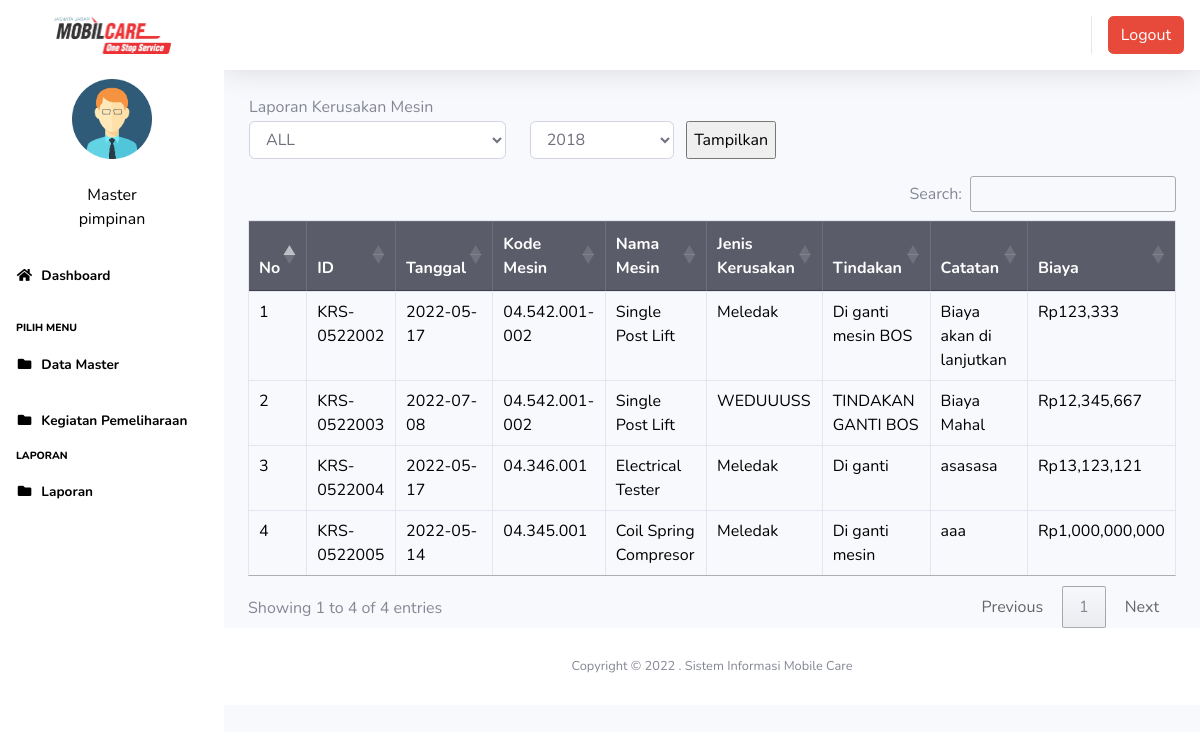
The page /index3.php?page=laporan_kerusakan (signed in) on the database as committed earlier.
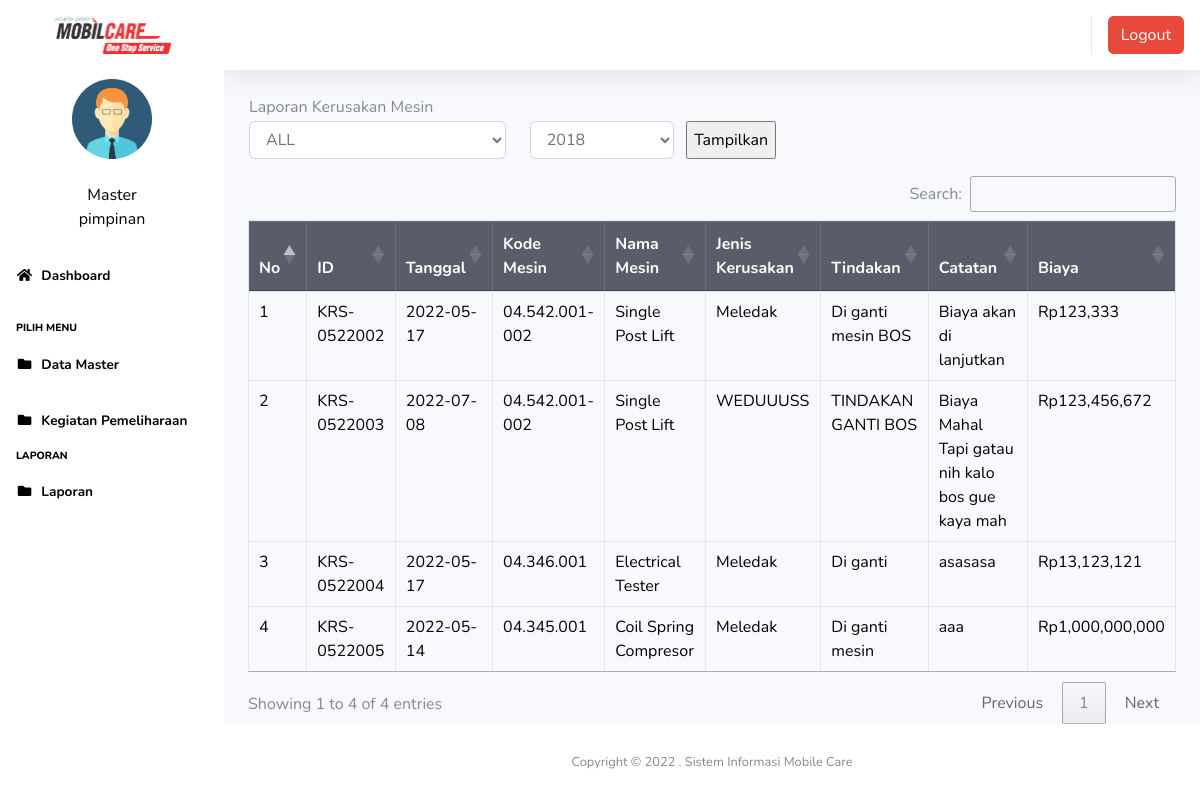
The same page on the database as committed later.
### tables this page shows
CREATE TABLE `kerusakan` (
  `id` int(11) NOT NULL,
  `id_kerusakan` varchar(100) NOT NULL,
  `tanggal` date NOT NULL,
  `kode_barang` varchar(100) NOT NULL,
  `nama_mesin` varchar(100) NOT NULL,
  `jenis` varchar(100) NOT NULL,
  `tindakan` varchar(450) NOT NULL,
  `catatan` varchar(500) NOT NULL,
  `biaya` varchar(350) NOT NULL
);

### page/laporan/laporan_kerusakan.php (the view, shortened to what this page needs)
<!DOCTYPE html>
<html lang="en" dir="ltr">
<head>
  <link rel="stylesheet" href="https://cdn.datatables.net/1.12.0/css/jquery.dataTables.min.css">
  <link rel="stylesheet" href="https://cdn.datatables.net/buttons/2.2.3/css/buttons.dataTables.min.css">
</head>
<body>
<table>
        <tr>
          <td>
            Laporan Kerusakan Mesin
          </td>
        </tr>
        <tr>
          <td width="50%">
            <form id="Myform1">
              <div class="row form-group">
                <div class="col-md-5">
                  <select class="form-control " name="bln">
                    <option value="all" selected="">ALL</option>
                  </select>
                </div>
                <div class="col-md-3">
                  <?php
                  $now = date('Y');
                  echo "<select name='thn' class='form-control'>";
                  for ($a = 2018; $a <= $now; $a++) {
                    echo "<option value='$a'>$a</option>";
                  }
                  echo "</select>";
                  ?>
                </div>
                <input type="submit" class="" name="submit2" value="Tampilkan">
              </div>
            </form>
          </td>
      </table>
      <div class="tampung1">
        <div class="table-responsive">
          <table class="table table-bordered" id="dataTable" width="100%" cellspacing="0">
            <thead class="table-dark">
              <tr>
                <th>No</th>
                <th>ID</th>
                <th>Tanggal</th>
                <th>Kode Mesin</th>
                <th>Nama Mesin</th>
                <th>Jenis Kerusakan</th>
                <th>Tindakan</th>
                <th>Catatan</th>
                <th>Biaya</th>
              </tr>
            </thead>
            <tbody>
              <?php
              $no = 1;
              $sql = $koneksi->query("select * from kerusakan");
              while ($data = $sql->fetch_assoc()) {
              ?>
                <tr style="color:black">
                  <td><?php echo $no++; ?></td>
                  <td><?php echo $data['id_kerusakan'] ?></td>
                  <td><?php echo $data['tanggal'] ?></td>
                  <td><?php echo $data['kode_barang'] ?></td>
                  <td><?php echo $data['nama_mesin'] ?></td>
                  <td><?php echo $data['jenis'] ?></td>
                  <td><?php echo $data['tindakan'] ?></td>
                  <td><?php echo $data['catatan'] ?></td>
                  <td><?php echo "Rp" . number_format($data['biaya']) ?></td>
                </tr>
              <?php } ?>
            </tbody>
          </table>
</body>
</html>

Rows that differ between the two databases and show on the page:
changed kerusakan "KRS-0522003": catatan "Biaya Mahal" → "Biaya Mahal Tapi gatau nih kalo bos gue kaya mah"; biaya "12,345,667" → "123,456,672"
